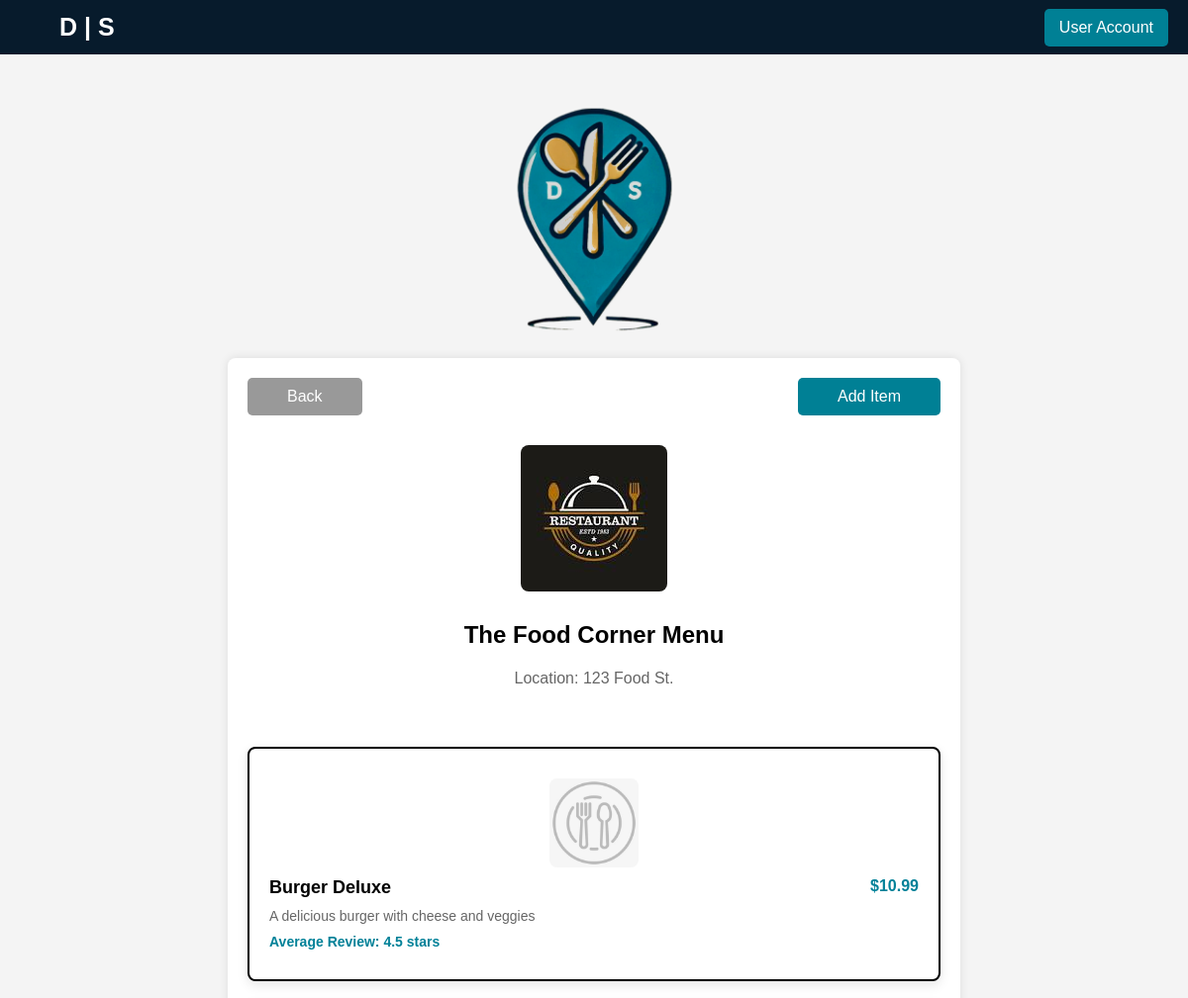
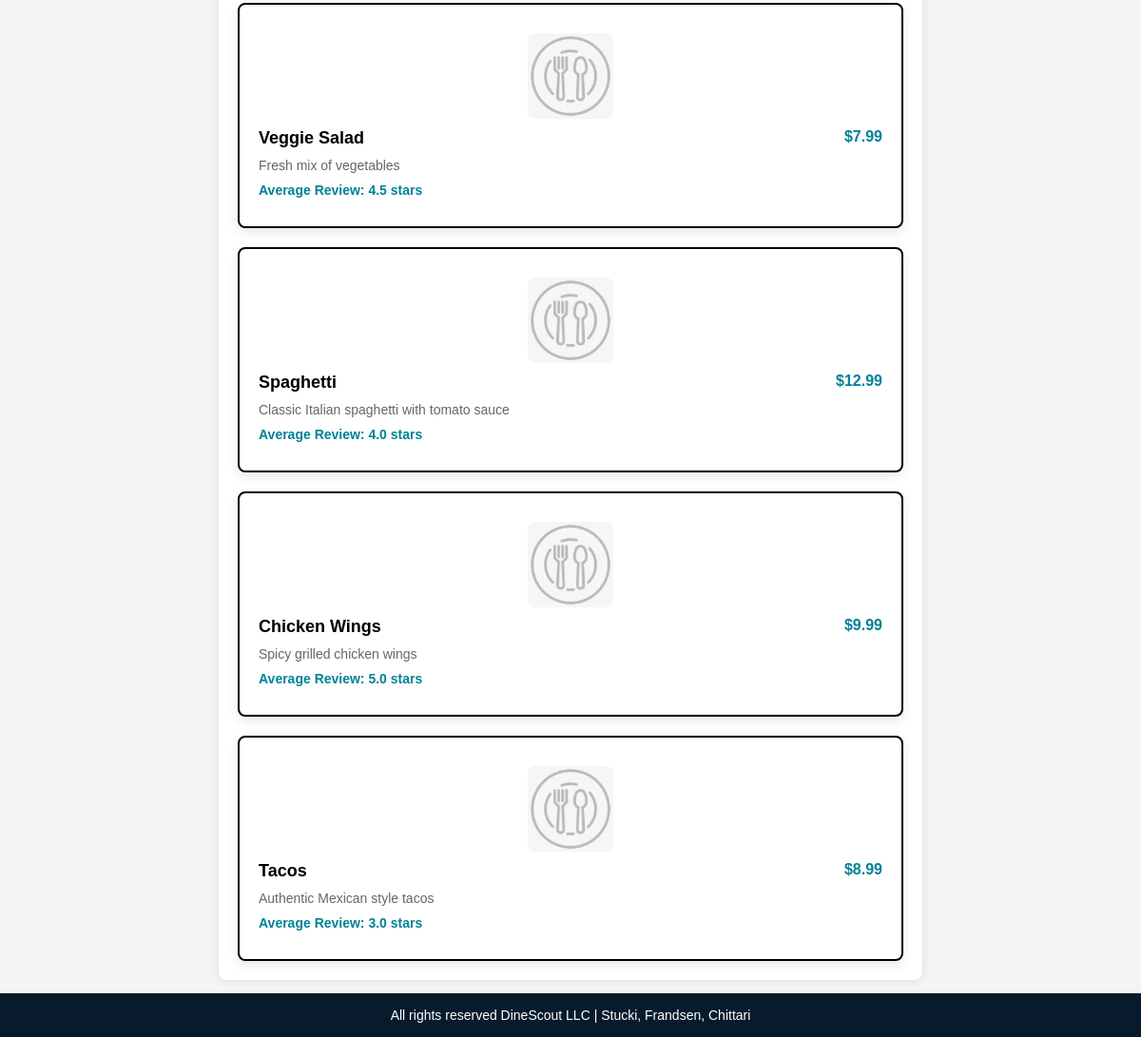
The app's page /Pages/view-restaurant-menu.php?restaurant_id=1 with its own data (2 pictures, top to bottom).
### tables this page shows
CREATE TABLE IF NOT EXISTS `restaurant` (
  `restaurant_id` int NOT NULL AUTO_INCREMENT,
  `name` varchar(100) NOT NULL,
  `location` varchar(100) DEFAULT NULL,
  `website` varchar(100) DEFAULT NULL,
  `phone_number` varchar(20) DEFAULT NULL,
  `email` varchar(100) DEFAULT NULL,
  `operating_hours` varchar(100) DEFAULT NULL,
  `description` text,
  `membership_id` int DEFAULT NULL,
  PRIMARY KEY (`restaurant_id`),
  KEY `membership_id` (`membership_id`)
);

CREATE TABLE IF NOT EXISTS `food_item` (
  `food_item_id` int NOT NULL AUTO_INCREMENT,
  `restaurant_id` int DEFAULT NULL,
  `dish_name` varchar(100) DEFAULT NULL,
  `price` decimal(10,2) DEFAULT NULL,
  `description` text,
  `ingredients` text,
  `nutritional_information` text,
  PRIMARY KEY (`food_item_id`),
  KEY `restaurant_id` (`restaurant_id`)
);

### Pages/view-restaurant-menu.php (the view, shortened to what this page needs)
<?php
require_once 'login_db.php';
$conn = new mysqli($hn, $un, $pw, $db);
$rest_id = $_GET['restaurant_id'];
$query = "SELECT * FROM restaurant WHERE restaurant_id = $rest_id";
$result = $conn->query($query);
$restaurant = $result->fetch_array(MYSQLI_ASSOC);
$rest_name = $restaurant['name'];
$location = $restaurant['location'];
$query = "SELECT fi.*,
			COALESCE(AVG(rv.rating), 0) AS average_rating
	FROM food_item fi
	LEFT JOIN review rv ON fi.food_item_id = rv.food_item_id
	WHERE restaurant_id = $rest_id
	GROUP BY fi.food_item_id";
$menu = $conn->query($query);
echo <<<_END
<head>
	<title>DineScout | View $rest_name</title>
</head>
_END;
?>
<!DOCTYPE html>
<html lang="en">
<head>
    <link rel="stylesheet" href="../CSS/view-restaurant-menu.css">
</head>
<body>
    <header class="top-bar">
        <div class="left-text">
            <a href="home.php">D | S</a>
        </div>
        <div class="right-button">
            <a href="user-account.php" class="no-underline">User Account</a>
        </div>
    </header>
    <div class="center-logo">
        <img src="../Images/ds_logo_simple_transparent.png" alt="DineScout Logo">
    </div>
	<div class="food-list-container">
	<div class="top-buttons">
		<a href="view-restaurant.php?restaurant_id=<?php echo $rest_id; ?>" class="back-button">Back</a>
        <a href="add-food-item.php?restaurant_id=<?php echo $rest_id; ?>" class="add-food-button">Add Item</a>
    </div>
	<img src="../Images/restaurant_logo.jpeg" alt="Restaurant Logo" class="restaurant-image">
	<h1 class="restaurant-name"><?php echo $rest_name; ?> Menu</h1>
	<p class="restaurant-location">Location: <?php echo $location; ?></p>
	<?php foreach ($menu as $dish): ?>
	<a href="view-food-item.php?food_item_id=<?php echo htmlspecialchars($dish['food_item_id'] ?? '0'); ?>" class="food-item-link">
	<div class="food-item">
		<img src="../Images/food-placeholder.jpg" class="food-image">
		<div class="food-details">
			<div class="food-name"><?php echo htmlspecialchars($dish['dish_name'] ?? 'Unknown Dish'); ?></div>
			<div class="food-price">$<?php echo htmlspecialchars($dish['price'] ?? 'No price provided'); ?></div>
		</div>
		<div class="food-description"><?php echo htmlspecialchars($dish['description'] ?? '0'); ?></div>
		<div class="average-review">Average Review: <?php echo htmlspecialchars(number_format($dish['average_rating'], 1) ?? '0.0'); ?> stars</div>
	</div>
	</a>
	<?php endforeach; ?>
    <footer class="footer">
        <p>All rights reserved DineScout LLC | Stucki, Frandsen, Chittari</p>
    </footer>
</body>
</html>

### CSS/view-restaurant-menu.css (style rules this page uses)
body { display: flex; flex-direction: column; align-items: center; margin: 0; font-family: Arial, sans-serif; background-color: #f4f4f4; min-height: 100vh; }
.top-bar { width: 100%; background-color: #071b2c; color: white; padding: 10px 20px; display: flex; justify-content: space-between; align-items: center; position: fixed; top: 0; height: 55px; box-sizing: border-box; }
.left-text a, .no-underline { text-decoration: none; color: white; }
.left-text a { font-size: 25px; font-weight: bold; margin-left: 40px; }
.no-underline { font-size: 16px; }
.right-button a { background-color: #008095; padding: 10px 15px; border-radius: 5px; display: inline-block; }
.center-logo { display: flex; flex-direction: column; align-items: center; margin: 100px 0 20px; }
.center-logo img { width: 175px; }
.restaurant-image { max-width: 150px; border-radius: 8px; margin: 10px 0; }
.restaurant-name { font-size: 24px; font-weight: bold; margin: 20px 0 5px; }
.restaurant-location { font-size: 16px; color: #666; margin-bottom: 40px; }
.top-buttons { display: flex; justify-content: space-between; align-items: center; width: 100%; max-width: 700px; margin-bottom: 20px; padding: 0 20px; }
.add-food-button, .update-food-button, .back-button { background-color: #008095; color: white; border: none; padding: 10px 40px; font-size: 16px; cursor: pointer; border-radius: 5px; text-decoration: none; width: auto; }
.back-button { background-color: #999999; }
.food-list-container { display: flex; flex-direction: column; align-items: center; width: 90%; max-width: 700px; padding: 20px; background-color: white; border-radius: 8px; box-shadow: 0 0 10px rgba(0, 0, 0, 0.1); margin-bottom: 60px; }
.food-item-link { text-decoration: none; color: inherit; display: block; width: 100%; }
.food-item { width: 100%; cursor: pointer; box-sizing: border-box; }
.food-item { width: 100%; padding: 20px; background-color: white; border-radius: 8px; box-shadow: 0 4px 12px rgba(0, 0, 0, 0.1); margin-top: 20px; display: flex; flex-direction: column; align-items: center; transition: transform 0.2s ease; border: 2px solid black; }
.food-image { width: 90px; border-radius: 8px; margin: 10px 0; }
.food-details { display: flex; justify-content: space-between; width: 100%; margin-bottom: 10px; }
.food-name { font-size: 18px; font-weight: bold; }
.food-price { font-size: 16px; font-weight: bold; color: #018198; }
.food-description, .average-review { width: 100%; font-size: 14px; margin-bottom: 10px; }
.food-description { color: #666; }
.average-review { color: #018198; font-weight: bold; }
.footer { width: 100%; background-color: #071b2c; text-align: center; padding: 15px 0; position: fixed; bottom: 0; }
.footer p { margin: 0; color: white; font-size: 14px; }

### records on screen
restaurant: name "The Food Corner", location "123 Food St."
food_item: dish_name "Burger Deluxe", price "10.99", description "A delicious burger with cheese and veggies", average_rating "4.5"
food_item: dish_name "Veggie Salad", price "7.99", description "Fresh mix of vegetables", average_rating "4.5"
food_item: dish_name "Spaghetti", price "12.99", description "Classic Italian spaghetti with tomato sauce", average_rating "4.0"
food_item: dish_name "Chicken Wings", price "9.99", description "Spicy grilled chicken wings", average_rating "5.0"
food_item: dish_name "Tacos", price "8.99", description "Authentic Mexican style tacos", average_rating "3.0"
